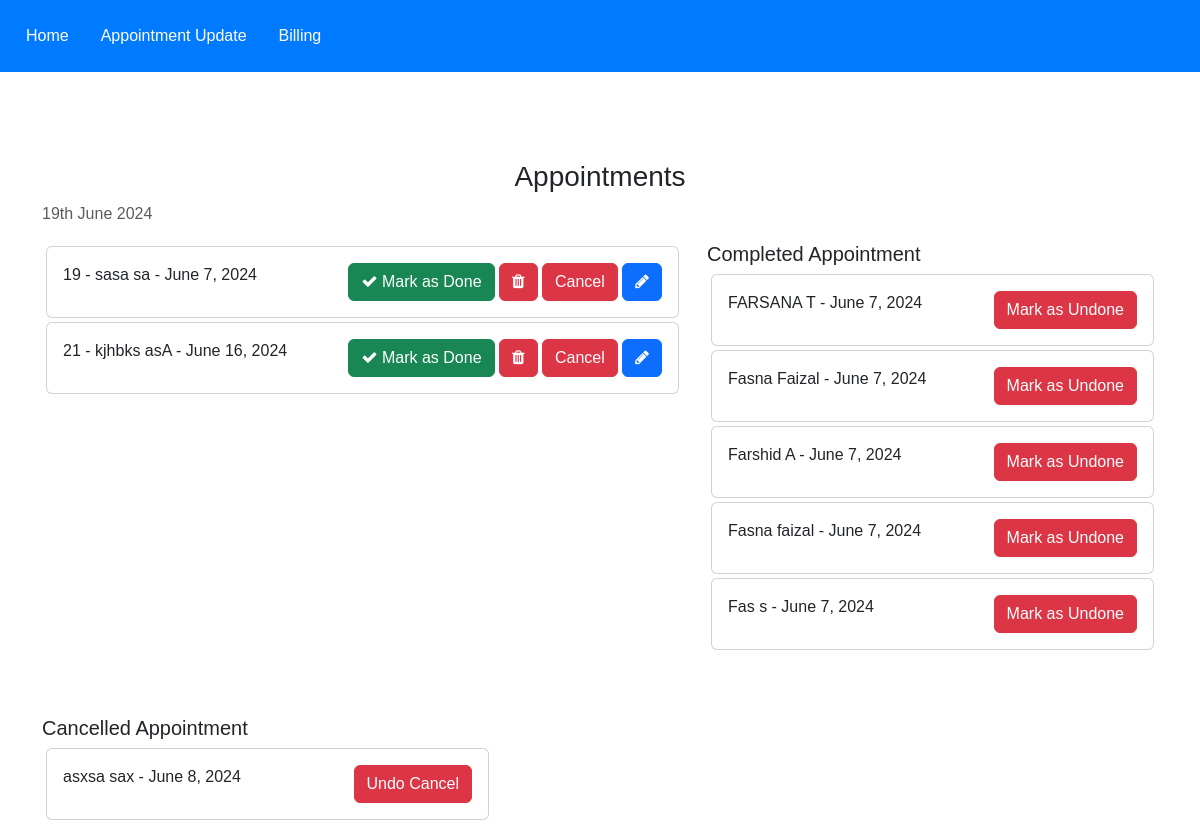
Before: /appointment_update with the older database file.
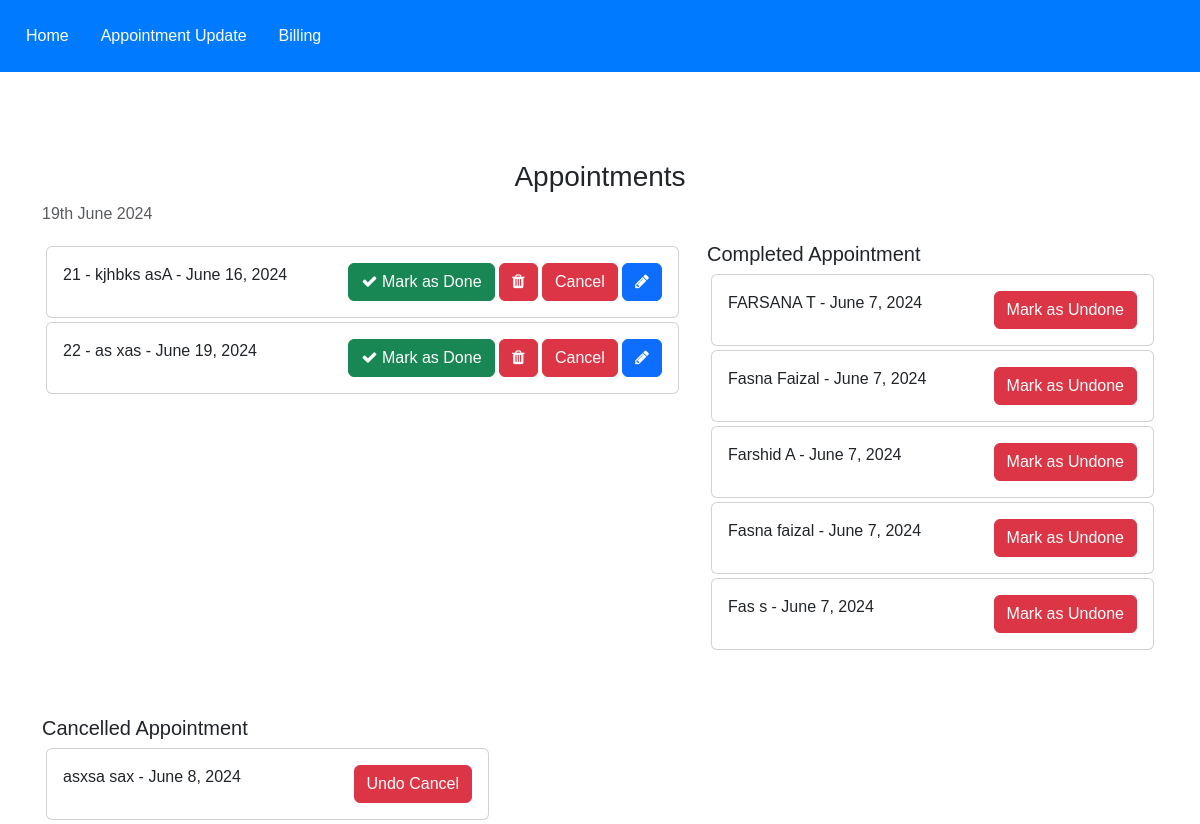
After: the same page with the newer database file.
### Hospital_app/models.py (models this page shows, shortened)
class Appointment(models.Model):
    GENDER = [
        ('other', 'Other'),
        ('male', 'Male'),
        ('female', 'Female'),
    ]
    user = models.ForeignKey(User, on_delete=models.CASCADE)
    first_name = models.CharField(max_length=100)
    last_name = models.CharField(max_length=100, default='')
    email = models.EmailField(max_length=100, default='')
    phone = models.IntegerField(max_length=10, default=9404733748)
    department = models.ForeignKey(Department, on_delete=models.CASCADE, default=False)
    doctor = models.ForeignKey(Doctor, on_delete=models.CASCADE,  default=False)
    date = models.DateField(auto_now_add=True)
    gender = models.CharField(max_length=10, choices=GENDER, default='other')
    is_completed = models.BooleanField(default=False)
    is_cancelled = models.BooleanField(default=False)
    status = models.BooleanField(default=True)
    billed = models.BooleanField(default=False)

### hospital_staff/views.py (the view)
# urls.py: path('appointment_update', views.appointment_update, name='appointment_update'),
def appointment_update(request):
    cancelled = Appointment.objects.filter(is_cancelled=True)
    task = Appointment.objects.filter(is_completed=False, is_cancelled=False)
    completed = Appointment.objects.filter(is_completed=True)
    return render(request, 'staff/appointment_todo.html', {'task': task, 'completed': completed, 'cancelled': cancelled })

### templates/staff/appointment_todo.html (shortened to what this page needs)
<!DOCTYPE html>
<html lang="en">
<head>
    <link href="https://cdn.jsdelivr.net/npm/bootstrap@5.3.0-alpha1/dist/css/bootstrap.min.css" rel="stylesheet">
    <link rel="stylesheet" href="https://cdnjs.cloudflare.com/ajax/libs/font-awesome/4.7.0/css/font-awesome.min.css">
</head>
<body>
{% include 'staff/navbar.html'%}
    <div class="container">
        <h3 class="pt-5 text-center">Appointments</h3>
        <div class="row">
            <p class="text-muted">{% now "jS F Y" %}</p>
            <div class="col-md-7 col-lg-7" style="height: 450px; overflow:scroll;">
                {% for i in task %}
                <div class="card m-1">
                    <div class="card-body">
                       {{i.id}} - {{i.first_name}} {{i.last_name}} - {{i.date}}
                        <span style="position: relative; float: right;">
                            <a href="{% url 'mark_as_done' i.id %}" class="btn btn-success"><i class="fa fa-check"></i> Mark as Done</a>
                            <a href= "{% url 'delete_task' i.id %}" class="btn btn-danger"><i class="fa fa-trash"></i></a>
                            <a href= "{% url 'cancel' i.id %}" class="btn btn-danger">Cancel</a>
                            <a href= "{% url 'update_task' i.id %}" class="btn btn-primary"><i class="fa fa-pencil"></i></a>
                        </span>
                    </div>
                </div>
                {% endfor %}
            </div>
            <div class="col-md-5 col-lg-5">
                <h5>Completed Appointment</h5>
                {% for i in completed %}
                <div class="card m-1">
                    <div class="card-body">
                      {{i.first_name}} {{i.last_name}} - {{i.date}}
                     <span style="position: relative;float: right;">
                         <a href="{% url 'mark_as_undone' i.id %}" class="btn btn-danger">Mark as Undone</a>
                     </span>
                    </div>
                </div>
               {% endfor %}
            </div>
            <div class="col-md-5 col-lg-5">
                <br>
                <h5>Cancelled Appointment</h5>
                {% for i in cancelled %}
                <div class="card m-1">
                    <div class="card-body">
                      {{i.first_name}} {{i.last_name}} - {{i.date}}
                     <span style="position: relative;float: right;">
                         <a href="{% url 'mark_as_un_cancel' i.id %}" class="btn btn-danger">Undo Cancel</a>
                     </span>
                    </div>
                </div>
               {% endfor %}
            </div>
        </div>
        </div>
</body>
</html>

Changed rows visible on the page:
removed Appointment: id "19", first_name "sasa", last_name "sa", date "June 7, 2024", shown under "Appointments"
added Appointment: id "22", first_name "as", last_name "xas", date "June 19, 2024", shown under "Appointments"
